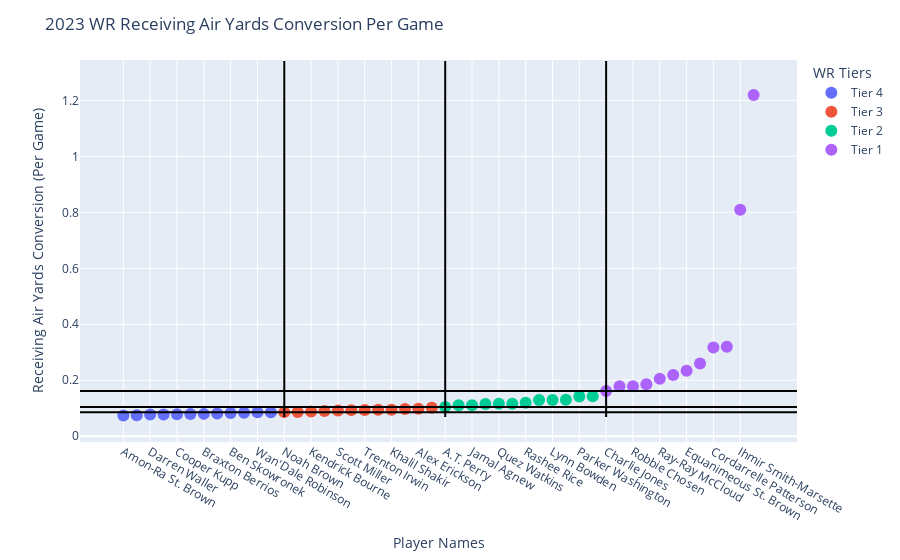

The notebook cell saved with this chart:
### Code cell
create_scatter_plot(df_sorted_per_game, stat=col_to_graph, custom_appendix=appendix, save_path=save_path,
                    start_index=-48, three_tiers=True)

### Figure 1 — Plotly figure (JSON) as saved in the notebook; plotly's stock layout.template omitted (floating-point values rounded to 4 significant figures)
{"data": [{"hovertemplate": "Color=Tier 4<br>player_name=%{x}<br>receiving_air_yards_conversion_per_game=%{y}<extra></extra>", "legendgroup": "Tier 4", "marker": {"color": "#636efa", "size": 12, "symbol": "circle"}, "mode": "markers", "name": "Tier 4", "orientation": "v", "showlegend": true, "type": "scatter", "x": ["Amon-Ra St. Brown", "Brandon Powell", "Darren Waller", "Christian Kirk", "Cooper Kupp", "Lil'Jordan Humphrey", "Braxton Berrios", "Greg Dortch", "Ben Skowronek", "Josh Palmer", "Wan'Dale Robinson", "Justin Jefferson"], "xaxis": "x", "y": [0.0745, 0.07507, 0.0777, 0.07789, 0.07864, 0.07918, 0.07995, 0.08123, 0.08333, 0.08384, 0.08537, 0.08537], "yaxis": "y"}, {"hovertemplate": "Color=Tier 3<br>player_name=%{x}<br>receiving_air_yards_conversion_per_game=%{y}<extra></extra>", "legendgroup": "Tier 3", "marker": {"color": "#EF553B", "size": 12, "symbol": "circle"}, "mode": "markers", "name": "Tier 3", "orientation": "v", "showlegend": true, "type": "scatter", "x": ["Noah Brown", "Brandon Johnson", "Kendrick Bourne", "Justyn Ross", "Scott Miller", "Jake Bobo", "Trenton Irwin", "Hunter Renfrow", "Khalil Shakir", "Demarcus Robinson", "Alex Erickson", "Deebo Samuel"], "xaxis": "x", "y": [0.08617, 0.08659, 0.08841, 0.0906, 0.09174, 0.09333, 0.09377, 0.09476, 0.09499, 0.09702, 0.09831, 0.1015], "yaxis": "y"}, {"hovertemplate": "Color=Tier 2<br>player_name=%{x}<br>receiving_air_yards_conversion_per_game=%{y}<extra></extra>", "legendgroup": "Tier 2", "marker": {"color": "#00cc96", "size": 12, "symbol": "circle"}, "mode": "markers", "name": "Tier 2", "orientation": "v", "showlegend": true, "type": "scatter", "x": ["A.T. Perry", "Richie James", "Jamal Agnew", "Kyle Philips", "Quez Watkins", "Kadarius Toney", "Rashee Rice", "Mecole Hardman", "Lynn Bowden", "David Bell", "Parker Washington", "Parris Campbell"], "xaxis": "x", "y": [0.1049, 0.1105, 0.1112, 0.1148, 0.1159, 0.1161, 0.1194, 0.1293, 0.1297, 0.1307, 0.1419, 0.1429], "yaxis": "y"}, {"hovertemplate": "Color=Tier 1<br>player_name=%{x}<br>receiving_air_yards_conversion_per_game=%{y}<extra></extra>", "legendgroup": "Tier 1", "marker": {"color": "#ab63fa", "size": 12, "symbol": "circle"}, "mode": "markers", "name": "Tier 1", "orientation": "v", "showlegend": true, "type": "scatter", "x": ["Charlie Jones", "Robby Anderson", "Robbie Chosen", "Jamison Crowder", "Ray-Ray McCloud", "River Cracraft", "Equanimeous St. Brown", "Isaiah McKenzie", "Cordarrelle Patterson", "David Moore", "Ihmir Smith-Marsette", "DeAndre Carter"], "xaxis": "x", "y": [0.162, 0.1787, 0.1787, 0.1862, 0.2052, 0.2192, 0.234, 0.2603, 0.3167, 0.3197, 0.8095, 1.219], "yaxis": "y"}], "layout": {"legend": {"title": {"text": "WR Tiers"}, "tracegroupgap": 0}, "margin": {"t": 60}, "shapes": [{"line": {"color": "black", "width": 2}, "type": "line", "x0": 0, "x1": 1, "xref": "paper", "y0": 0.162, "y1": 0.162, "yref": "y"}, {"line": {"color": "black", "width": 2}, "type": "line", "x0": "Charlie Jones", "x1": "Charlie Jones", "xref": "x", "y0": 0.06891, "y1": 1.341, "yref": "y"}, {"line": {"color": "black", "width": 2}, "type": "line", "x0": 0, "x1": 1, "xref": "paper", "y0": 0.1049, "y1": 0.1049, "yref": "y"}, {"line": {"color": "black", "width": 2}, "type": "line", "x0": "A.T. Perry", "x1": "A.T. Perry", "xref": "x", "y0": 0.06891, "y1": 1.341, "yref": "y"}, {"line": {"color": "black", "width": 2}, "type": "line", "x0": 0, "x1": 1, "xref": "paper", "y0": 0.08617, "y1": 0.08617, "yref": "y"}, {"line": {"color": "black", "width": 2}, "type": "line", "x0": "Noah Brown", "x1": "Noah Brown", "xref": "x", "y0": 0.06891, "y1": 1.341, "yref": "y"}], "title": {"text": "2023 WR Receiving Air Yards Conversion Per Game"}, "xaxis": {"anchor": "y", "domain": [0, 1], "title": {"text": "Player Names"}}, "yaxis": {"anchor": "x", "domain": [0, 1], "title": {"text": "Receiving Air Yards Conversion (Per Game)"}}}}
